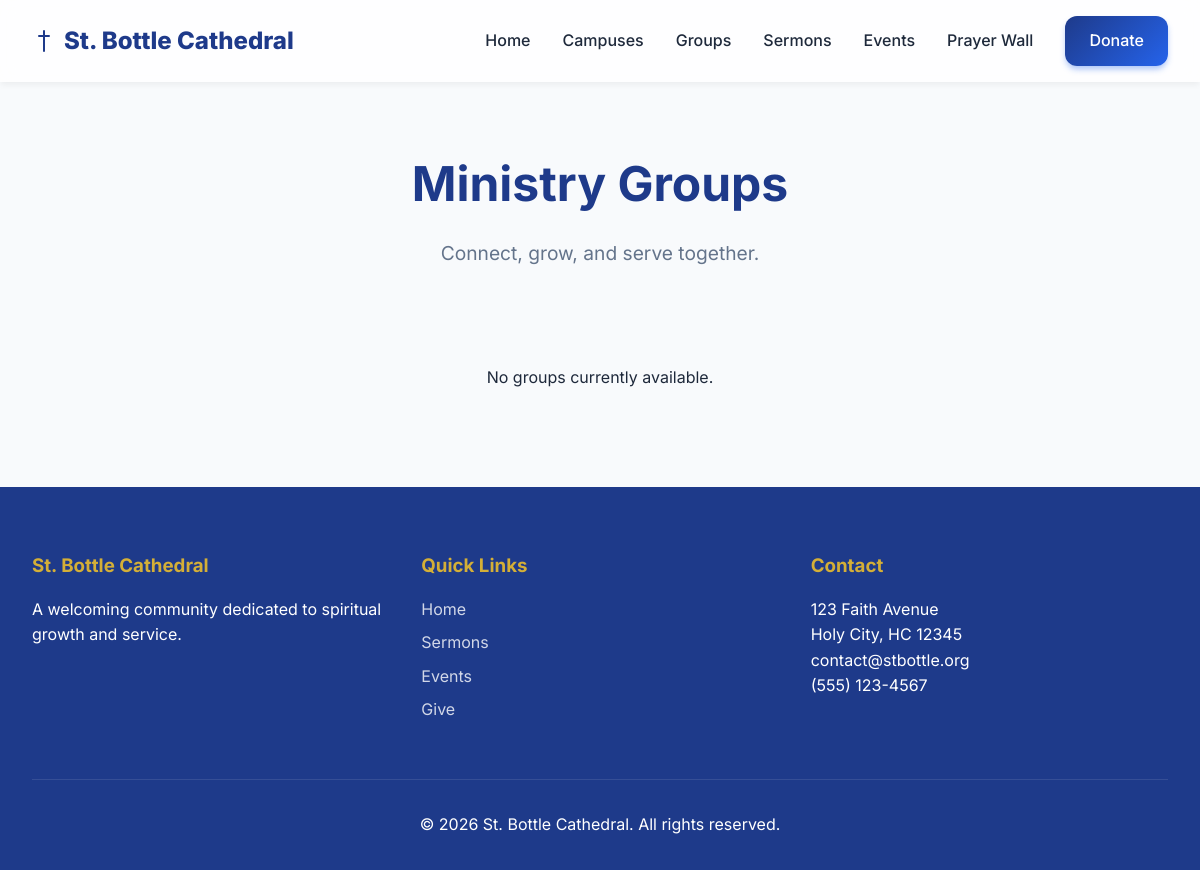
The page /groups/ on the database as committed earlier.
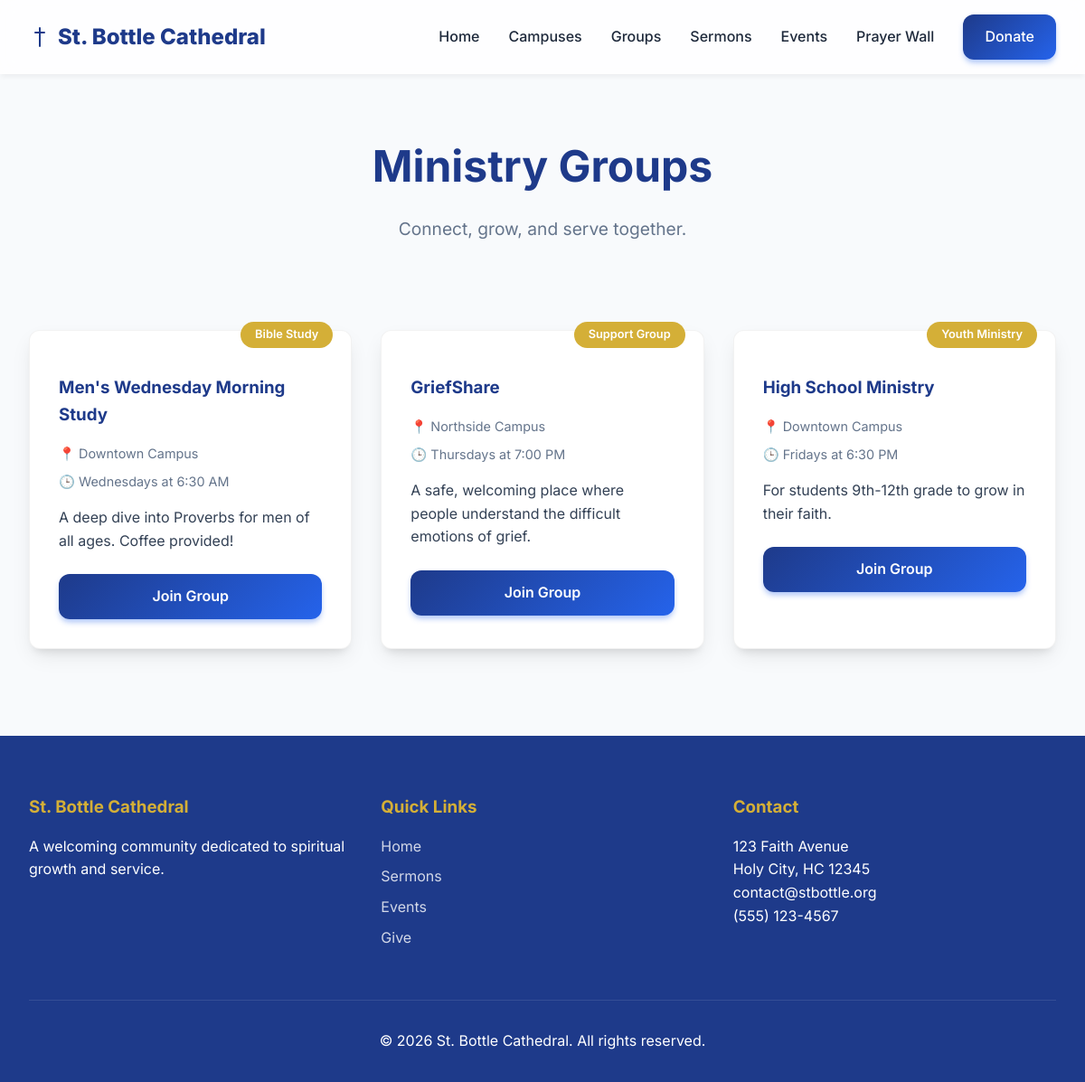
The same page on the database as committed later.
### groups/models.py (models this page shows, shortened)
class MinistryGroup(models.Model):
    name = models.CharField(max_length=200)
    description = models.TextField()
    category = models.ForeignKey(GroupCategory, on_delete=models.SET_NULL, null=True, related_name='groups')
    campus = models.ForeignKey(Campus, on_delete=models.CASCADE, null=True, blank=True, related_name='groups')
    meeting_schedule = models.CharField(max_length=200, help_text="e.g., Every Tuesday at 7 PM")
    leader = models.ForeignKey(settings.AUTH_USER_MODEL, on_delete=models.SET_NULL, null=True, related_name='led_groups')
    max_capacity = models.PositiveIntegerField(null=True, blank=True)
    is_active = models.BooleanField(default=True)
    created_at = models.DateTimeField(auto_now_add=True)

class GroupCategory(models.Model):
    name = models.CharField(max_length=100)
    description = models.TextField(blank=True)
    class Meta:
        verbose_name_plural = 'Group Categories'

### campuses/models.py (models this page shows, shortened)
class Campus(models.Model):
    name = models.CharField(max_length=100)
    slug = models.SlugField(unique=True)
    address = models.TextField(blank=True)
    timezone = models.CharField(max_length=50, default='UTC')
    contact_email = models.EmailField(blank=True)
    contact_phone = models.CharField(max_length=20, blank=True)
    main_pastor = models.ForeignKey(
        settings.AUTH_USER_MODEL,
        on_delete=models.SET_NULL,
        null=True,
        blank=True,
        related_name='led_campuses'
    )
    is_active = models.BooleanField(default=True)
    created_at = models.DateTimeField(auto_now_add=True)
    class Meta:
        verbose_name_plural = 'Campuses'

### groups/views.py (the view)
# urls.py: path('', views.group_list, name='group_list'),
def group_list(request):
    groups = MinistryGroup.objects.filter(is_active=True).select_related('campus', 'category')
    return render(request, 'groups/group_list.html', {'groups': groups})

### templates/groups/group_list.html (shortened to what this page needs)
{% extends 'base.html' %}
{% block content %}
<div class="container">
    <div style="text-align: center; margin-bottom: 4rem;">
        <h1 style="font-size: 3rem;">Ministry Groups</h1>
        <p style="font-size: 1.2rem; color: var(--text-muted);">Connect, grow, and serve together.</p>
    </div>
    <div class="card-grid">
        {% for group in groups %}
        <div class="card" style="position: relative;">
            <div style="position: absolute; top: -10px; right: 20px; background: var(--secondary); color: white; padding: 0.25rem 1rem; border-radius: 20px; font-size: 0.8rem; font-weight: 600;">
                {{ group.category.name|default:"General" }}
            </div>
            <h3 style="margin-top: 1rem;">{{ group.name }}</h3>
            <p style="color: var(--text-muted); font-size: 0.9rem; margin-bottom: 0.5rem;">
                📍 {{ group.campus.name|default:"Online / Global" }}
            </p>
            <p style="color: var(--text-muted); font-size: 0.9rem; margin-bottom: 1rem;">
                🕒 {{ group.meeting_schedule }}
            </p>
            <p style="margin-bottom: 1.5rem; color: #334155;">{{ group.description|truncatewords:20 }}</p>
            <a href="#" class="btn btn-primary" style="width: 100%; text-align: center;">Join Group</a>
        </div>
        {% empty %}
        <p style="grid-column: 1/-1; text-align: center;">No groups currently available.</p>
        {% endfor %}
    </div>
</div>
{% endblock %}

Rows that differ between the two databases and show on the page:
added MinistryGroup: category.name "Bible Study", name "Men's Wednesday Morning Study", campus.name "Downtown Campus", meeting_schedule "Wednesdays at 6:30 AM", description "A deep dive into Proverbs for men of all ages. Coffee provided!"
added MinistryGroup: category.name "Support Group", name "GriefShare", campus.name "Northside Campus", meeting_schedule "Thursdays at 7:00 PM", description "A safe, welcoming place where people understand the difficult emotions of grief."
added MinistryGroup: category.name "Youth Ministry", name "High School Ministry", campus.name "Downtown Campus", meeting_schedule "Fridays at 6:30 PM", description "For students 9th-12th grade to grow in their faith."
Other text that changed with them:
text no longer shown: "No groups currently available."
